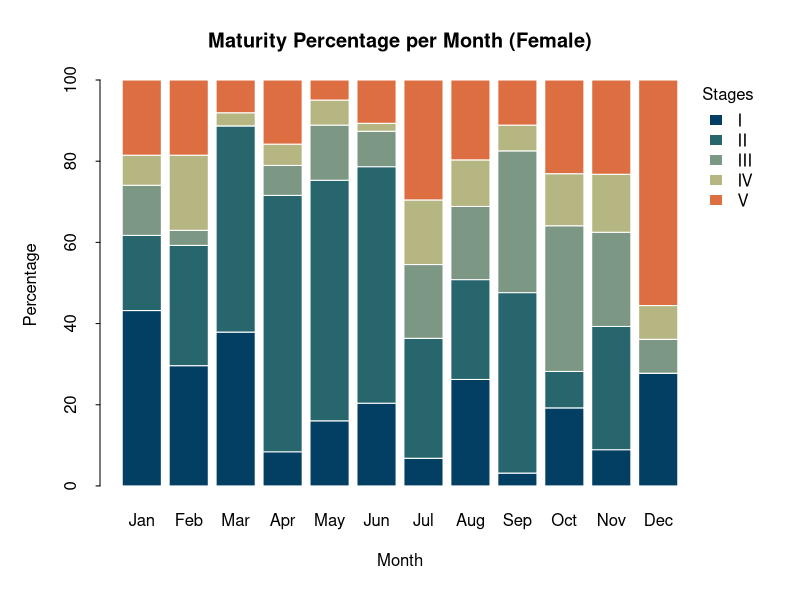
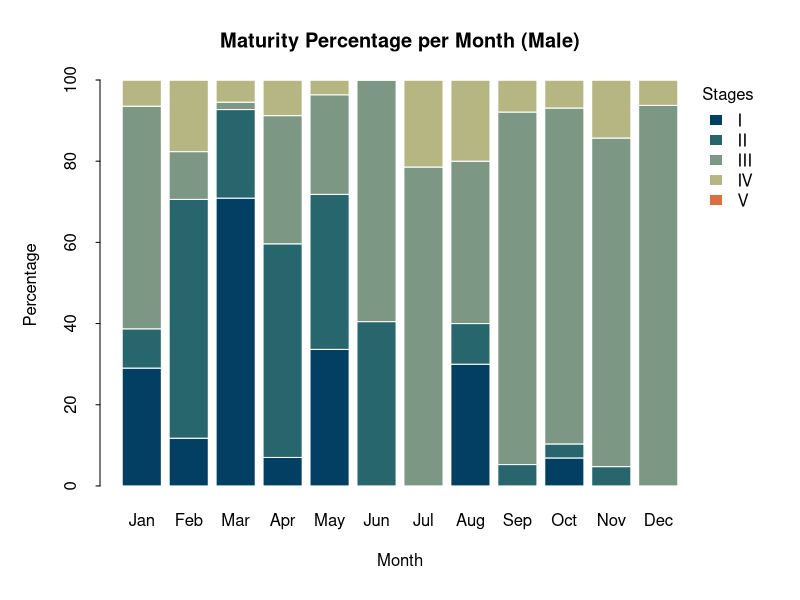

R code for these plots, in order:
## ---- chunk 1
# Load the data.table package
library(data.table)

# Import the data
speciesx <- fread("reproductive-biology-data.csv")
## ---- chunk 2
speciesx[, sdate := paste(year, month, 1, sep = "-")]
## ---- chunk 3
speciesx[, sdate := as.Date(sdate, format = "%Y-%B-%e")]
## ---- chunk 4
speciesx[, maturity := factor(
  maturity,
  levels = c("I", "II", "III", "IV", "V"),
  labels = c("I", "II", "III", "IV", "V")
)]
## ---- chunk 5
mycol <- c("#033f63", "#28666e", "#7c9885", "#b5b682", "#dd6e42")
## ---- chunk 6
xlab_dates <- seq(as.Date("2017-01-01"), as.Date("2017-12-01"), "1 month")
xlab_dates <- months(as.Date(xlab_dates), abbreviate = TRUE)
## ---- chunk 7
sstage <- speciesx[, list(sdate, maturity, sex)]
## ---- chunk 8
sstage <- sstage[, list(n = .N), by = list(sdate, maturity, sex)]
## ---- chunk 9
sstage <- sstage[order(as.Date(sdate)), ]
## ---- chunk 10
sstage <-
  sstage[CJ(sdate = sdate,
            maturity = maturity,
            sex = sex,
            unique = TRUE), on = list(sdate, maturity, sex)]
## ---- chunk 11
sstage[is.na(n), n := 0]
## ---- chunk 12
sstagef <- sstage[sex == "F", ]
## ---- chunk 13
sstagef[, sex := NULL]
## ---- chunk 14
sstagef <- dcast(sstagef, maturity ~ sdate, value.var = "n")
## ---- chunk 15
sstagef[, maturity := NULL]
## ---- chunk 16
sstagef <- matrix(as.numeric(unlist(sstagef)), nrow = nrow(sstagef))
## ---- chunk 17
rownames(sstagef) <- c("I", "II", "III", "IV", "V")
## ---- chunk 18
colnames(sstagef) <- as.character(xlab_dates)
## ---- chunk 19
sstagef <- apply(sstagef, 2, function(x){x * 100 / sum(x, na.rm = TRUE)})
## ---- chunk 20
# Step 1: Separate data into males
sstagem <- sstage[sex == "M", ]

# Step 2: Remove unnecessary columns
sstagem[, sex := NULL]

# Step 3: Convert data from long to wide format
sstagem <- dcast(sstagem, maturity ~ sdate, value.var = "n")

# Step 4: Remove the maturity column
sstagem[, maturity := NULL]

# Step 5: Convert to matrix
sstagem <- matrix(as.numeric(unlist(sstagem)), nrow = nrow(sstagem))

# Step 6: Add row names to the matrix
rownames(sstagem) <- c("I", "II", "III", "IV", "V")

# Step 7: Add column names
colnames(sstagem) <- as.character(xlab_dates)

# Step 8: Convert values to percentages
sstagem <- apply(sstagem, 2, function(x) { x * 100 / sum(x, na.rm = TRUE) })
## ---- chunk 21
par(mar = c(5, 4, 4, 5), oma = c(0.5, 1, 0, 0), xpd = TRUE)

barplot(sstagef,
        beside = FALSE,
        col = mycol,
        border = "white",
        main = "Maturity Percentage per Month (Female)",
        ylab = "Percentage",
        xlab = "Month",
        tcl = -0.2)

legend("topright", inset = c(-0.1, 0),
       legend = rownames(sstagef), fill = mycol, col = mycol, 
       bty = "n", border = NA, title = "Stages")
## ---- chunk 22
par(mar = c(5, 4, 4, 5), oma = c(0.5, 1, 0, 0), xpd = TRUE)

barplot(sstagem,
        beside = FALSE,
        col = mycol,
        border = "white",
        main = "Maturity Percentage per Month (Male)",
        ylab = "Percentage",
        xlab = "Month",
        tcl = -0.2)

legend("topright", inset = c(-0.1, 0),
       legend = rownames(sstagem), fill = mycol, col = mycol, 
       bty = "n", border = NA, title = "Stages")
